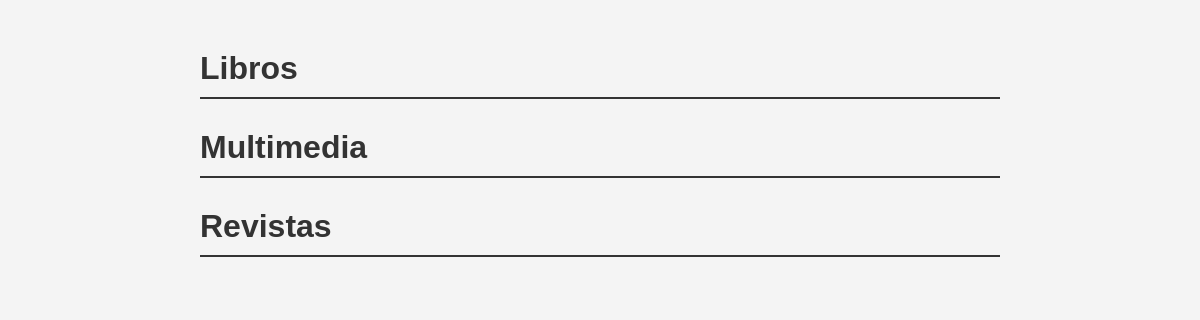
The app's page /listarRecursos.php, older data.
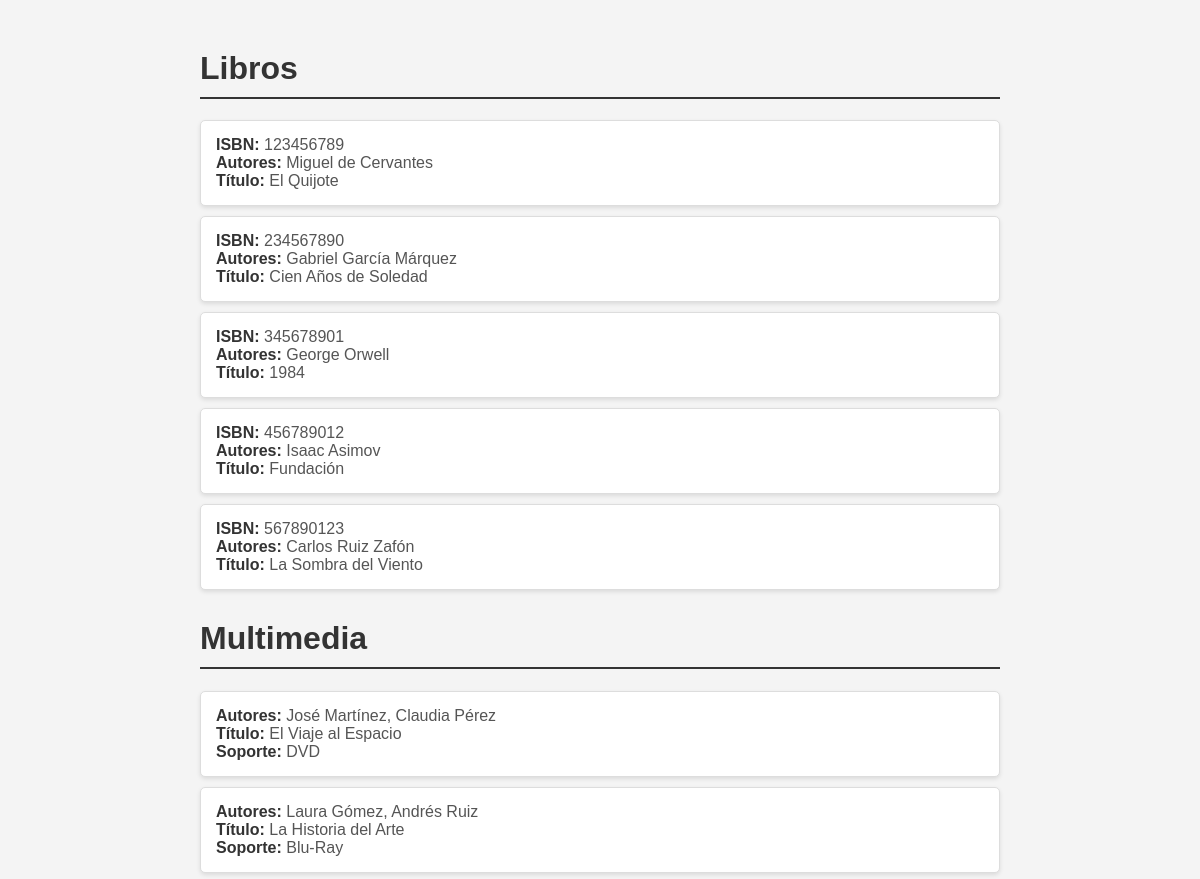
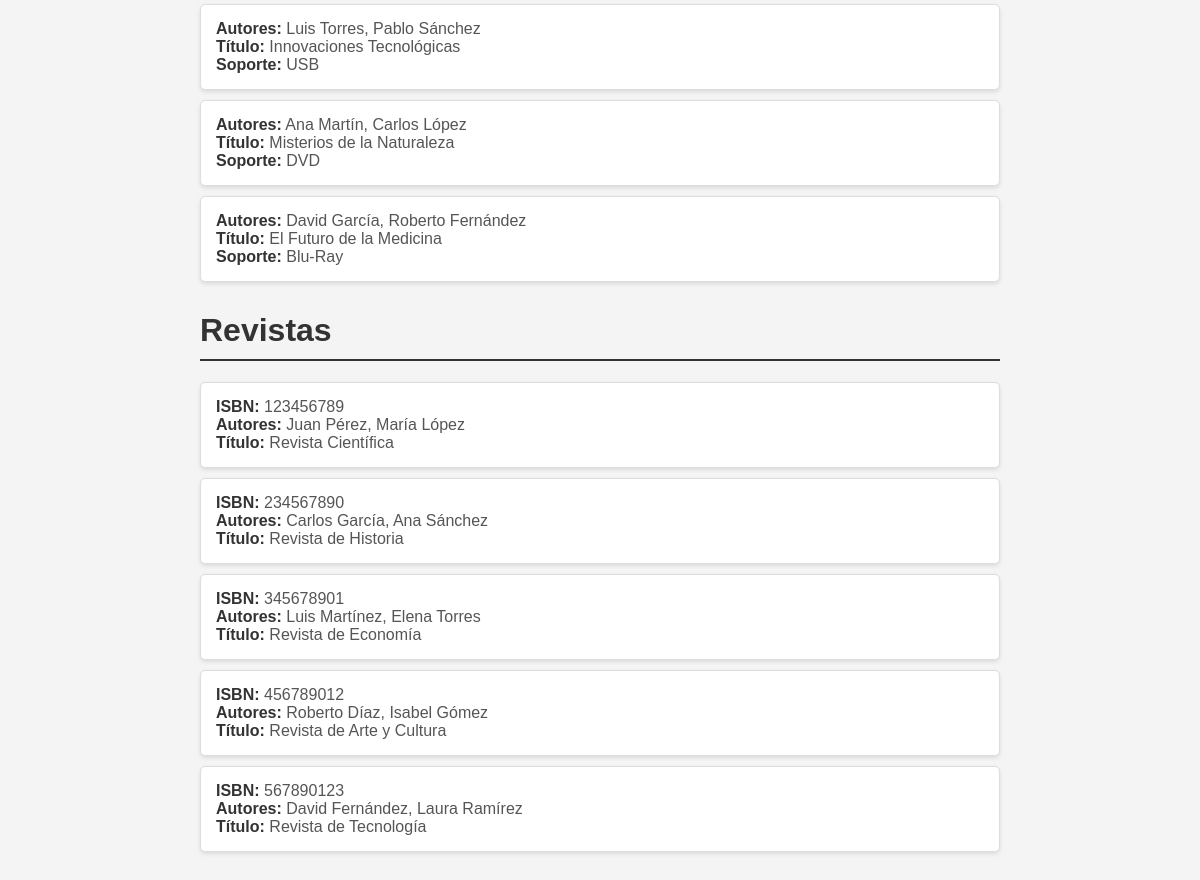
The same page, newer data (2 pictures, top to bottom).
### tables this page shows
CREATE TABLE `libro` (
  `idlibro` int(11) NOT NULL,
  `titulo` varchar(50) NOT NULL,
  `listaautores` varchar(100) NOT NULL,
  `fechapublicacion` date NOT NULL,
  `materia` varchar(25) NOT NULL,
  `descripcion` varchar(100) NOT NULL,
  `editorial` varchar(50) NOT NULL,
  `numeroejemplares` tinyint(4) NOT NULL,
  `numeropaginas` int(11) NOT NULL,
  `isbn` varchar(9) NOT NULL
);

CREATE TABLE `multimedia` (
  `idmultimedia` int(11) NOT NULL,
  `titulo` varchar(50) NOT NULL,
  `listaautores` varchar(100) NOT NULL,
  `fechapublicacion` date NOT NULL,
  `materia` varchar(25) NOT NULL,
  `descripcion` varchar(100) NOT NULL,
  `editorial` varchar(50) NOT NULL,
  `numeroejemplares` tinyint(4) NOT NULL,
  `soporte` varchar(50) NOT NULL
);

CREATE TABLE `revistas` (
  `idrevista` int(11) NOT NULL,
  `titulo` varchar(50) NOT NULL,
  `listaautores` varchar(100) NOT NULL,
  `fechapublicacion` date NOT NULL,
  `materia` varchar(25) NOT NULL,
  `descripcion` varchar(100) NOT NULL,
  `editorial` varchar(50) NOT NULL,
  `numeroejemplares` tinyint(4) NOT NULL,
  `isbn` varchar(9) NOT NULL,
  `frecuencia` enum('diario','semanal','mensual','anual') NOT NULL
);

### Libro.php (called while the page is built, shortened)
<?php
    class Libro{
        private $conexion;
        public function __construct($db){
            $this->conexion=$db;
        }
        public function mostrar() {
            $consulta = "SELECT * FROM libro";
            $stmt = $this->conexion->prepare($consulta);
            $stmt->execute();
            return $stmt;
        }
    }
?>

### Multimedia.php (called while the page is built, shortened)
<?php
    class Multimedia{
        private $conexion;
        public function __construct($db){
            $this->conexion=$db;
        }
        public function mostrar() {
            $consulta = "SELECT * FROM multimedia";
            $stm = $this->conexion->prepare($consulta);
            $stm->execute();
            return $stm;
        }
    }
?>

### Revista.php (called while the page is built, shortened)
<?php
    class Revista{
        private $conexion;
        public function __construct($db){
            $this->conexion=$db;
        }
        public function mostrar() {
            $consulta = "SELECT * FROM revistas";
            $stmt = $this->conexion->prepare($consulta);
            $stmt->execute();
            return $stmt;
        }
    }
?>

### listarRecursos.php (the view, shortened to what this page needs)
<?php
    require_once 'Conexion.php';
    require_once 'Libro.php';
    require_once 'Multimedia.php';
    require_once 'Revista.php';
    $conexion=new Conexion();
    $db=$conexion->conexion();
    $libro=new Libro($db);
    $multimedia=new Multimedia($db);
    $revista=new Revista($db);
    $libros=$libro->mostrar();
    $multimedias=$multimedia->mostrar();
    $revistas=$revista->mostrar();
?>
<!DOCTYPE html>
<html>
<head>
</head>
<body>
    <div class="contenedor">
        <div class="seccion">
            <h1>Libros</h1>
            <?php while ($row = $libros->fetch(PDO::FETCH_ASSOC)): ?>
                <div class="recurso">
                    <p><strong>ISBN:</strong> <?php echo $row['isbn']; ?></p>
                    <p><strong>Autores:</strong> <?php echo $row['listaautores']; ?></p>
                    <p><strong>Título:</strong> <?php echo $row['titulo']; ?></p>
                </div>
            <?php endwhile; ?>
        </div>
        <div class="seccion">
            <h1>Multimedia</h1>
            <?php while ($row = $multimedias->fetch(PDO::FETCH_ASSOC)): ?>
                <div class="recurso">
                    <p><strong>Autores:</strong> <?php echo $row['listaautores']; ?></p>
                    <p><strong>Título:</strong> <?php echo $row['titulo']; ?></p>
                    <p><strong>Soporte:</strong> <?php echo $row['soporte']; ?></p>
                </div>
            <?php endwhile; ?>
        </div>
        <div class="seccion">
            <h1>Revistas</h1>
            <?php while ($row = $revistas->fetch(PDO::FETCH_ASSOC)): ?>
                <div class="recurso">
                    <p><strong>ISBN:</strong> <?php echo $row['isbn']; ?></p>
                    <p><strong>Autores:</strong> <?php echo $row['listaautores']; ?></p>
                    <p><strong>Título:</strong> <?php echo $row['titulo']; ?></p>
                </div>
            <?php endwhile; ?>
        </div>
    </div>
</body>
</html>

### listarRecursos.php (style rules this page uses)
body { font-family: Arial, sans-serif; background-color: #f4f4f4; margin: 0; padding: 20px; }
h1 { color: #333; border-bottom: 2px solid #333; padding-bottom: 10px; }
.recurso { background-color: #fff; border: 1px solid #ddd; border-radius: 5px; padding: 15px; margin-bottom: 10px; box-shadow: 0 2px 4px rgba(0, 0, 0, 0.1); }
.recurso p { margin: 0; font-size: 16px; color: #555; }
.recurso p strong { color: #333; }
.seccion { margin-top: 30px; }
.contenedor { max-width: 800px; margin: 0 auto; }

Row changes from the older to the newer data that the page shows:
added libro: isbn "123456789", listaautores "Miguel de Cervantes", titulo "El Quijote"
added libro: isbn "234567890", listaautores "Gabriel García Márquez", titulo "Cien Años de Soledad"
added libro: isbn "345678901", listaautores "George Orwell", titulo "1984"
added libro: isbn "456789012", listaautores "Isaac Asimov", titulo "Fundación"
added libro: isbn "567890123", listaautores "Carlos Ruiz Zafón", titulo "La Sombra del Viento"
added multimedia: listaautores "José Martínez, Claudia Pérez", titulo "El Viaje al Espacio", soporte "DVD"
added multimedia: listaautores "Laura Gómez, Andrés Ruiz", titulo "La Historia del Arte", soporte "Blu-Ray"
added multimedia: listaautores "Luis Torres, Pablo Sánchez", titulo "Innovaciones Tecnológicas", soporte "USB"
added multimedia: listaautores "Ana Martín, Carlos López", titulo "Misterios de la Naturaleza", soporte "DVD"
added multimedia: listaautores "David García, Roberto Fernández", titulo "El Futuro de la Medicina", soporte "Blu-Ray"
added revistas: isbn "123456789", listaautores "Juan Pérez, María López", titulo "Revista Científica"
added revistas: isbn "234567890", listaautores "Carlos García, Ana Sánchez", titulo "Revista de Historia"
added revistas: isbn "345678901", listaautores "Luis Martínez, Elena Torres", titulo "Revista de Economía"
added revistas: isbn "456789012", listaautores "Roberto Díaz, Isabel Gómez", titulo "Revista de Arte y Cultura"
added revistas: isbn "567890123", listaautores "David Fernández, Laura Ramírez", titulo "Revista de Tecnología"
